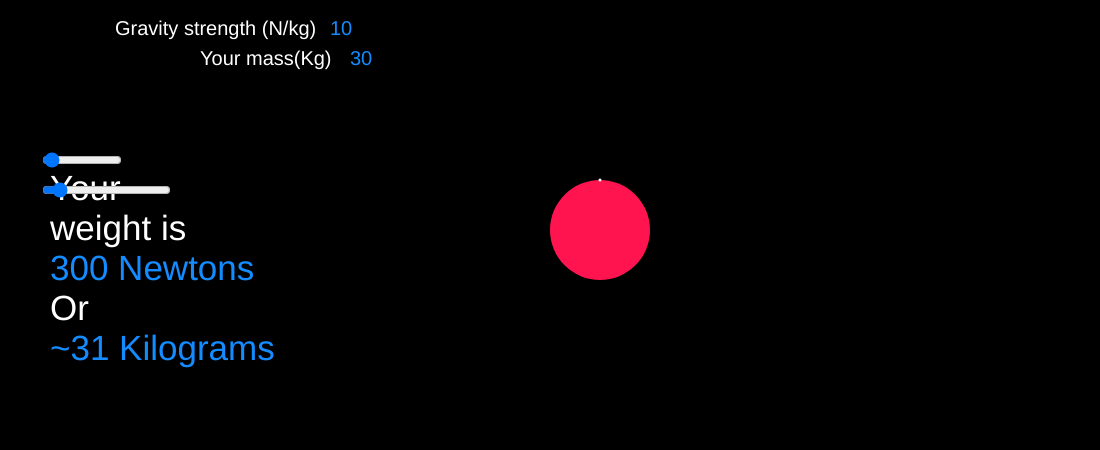
Frame 1 (no input)
Frame 60 (no input): identical to frame 1, image omitted
Frame 120 (the mouse pressed at the canvas centre since frame 60): identical to frame 1, image omitted

The p5.js sketch that drew this single still picture (run headless with seeded random() and noise() and a simulated clock; from frame 60 on, the mouse is pressed at the canvas centre):

// p5.js sketch
// ── sketch.js
var slider;
var slider2;
var starposx = [];
var starposy = [];
function setup() {
  createCanvas(1100, 450);
  stroke(50);
  fill(0);
  //gravity
  slider = createSlider(0,350,10);
  //mass
  slider2 = createSlider(0,350,30);
  slider.position(40, 150);
  slider.style('width','80px');
  slider2.position(40,180);
  slider2.style('long','80px')
  noStroke();
  for (var i = 0; i < starposx.length; i++) {
    starposx[i] = random(0,1000);
    starposy[i] = random(0,400);
  }
}
function draw() {
  background(0);
  stars();
  var gravity = slider.value();
  var mass = slider2.value();
  //planet
  fill(255,(30+gravity)/2,50+mass);
  ellipse(600,230,(gravity*10),(gravity*10));
  //labels
  fill(255);
  textSize(20);
  text("Gravity strength (N/kg)",115,35);
  text("Your mass(Kg)",200,65);
  fill(20,140,255);
  text(gravity,330,35);
  text(mass,350,65);
  //person
  fill(255);
  ellipse(600,180,mass/10,mass/10);
  fill(255);
  //text(val,395,348);
  fill(255);
  textSize(35);
  text('Your',50,200);
  text('weight is',50,240);
  //or
  text('Or',50,320);
  fill(20,140,255);
  text((mass*gravity)+" Newtons",50,280);
  text("~"+round((mass*gravity)/9.81)+ " Kilograms",50,360);
}
function stars() {
  fill(255,255,255);
  for (var i = 0; i < 1000; i++) {
    ellipse(starposx[i],starposy[i],20,20);
  }
}
